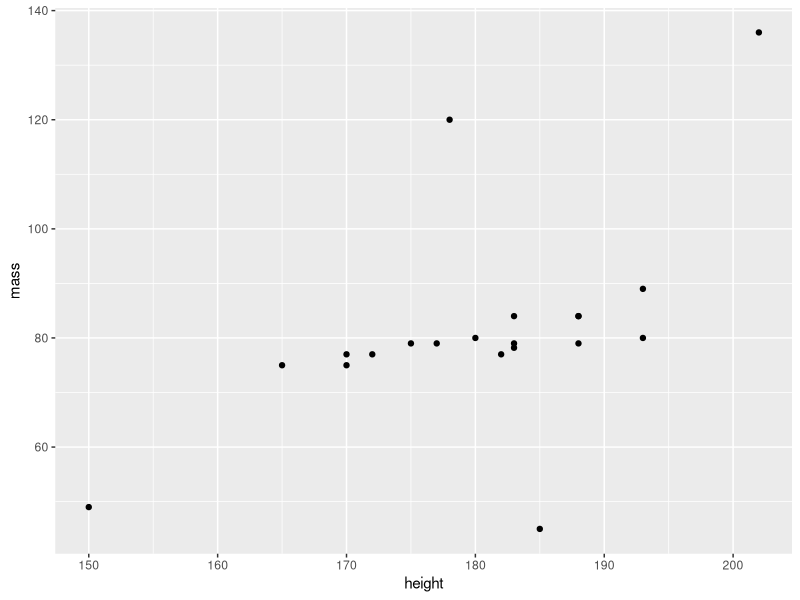
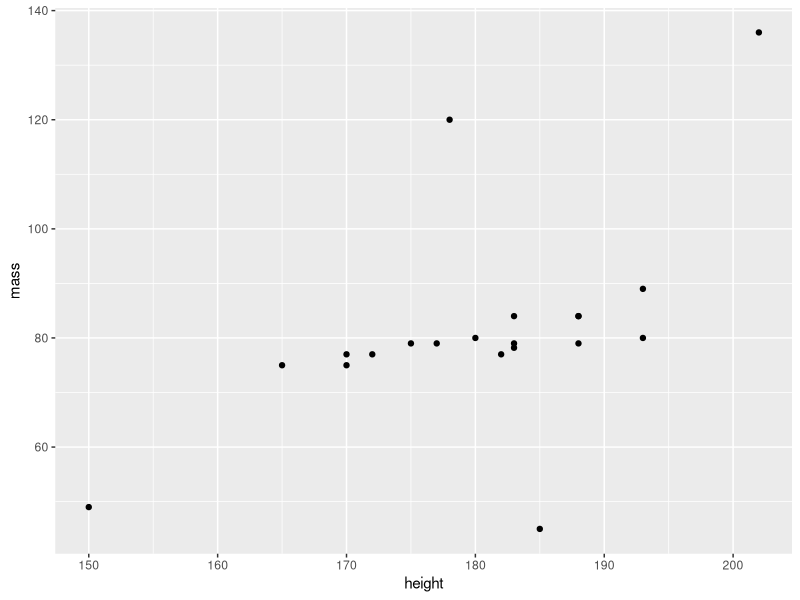

Here is the R script that generated these plots, in order:
## ---- chunk 1
library(tidyverse)
## ---- chunk 2
# code team num 1
## ---- chunk 3
# code team num 2
starwars %>% filter(species == 'Human') %>%
    ggplot(aes(x=height, y=mass)) +
    geom_point()
## ---- chunk 4
starwars %>% filter(species == 'Human') %>%
    ggplot(aes(x = height, y = mass)) +
    geom_point()
## ---- chunk 5
# code team num 4
